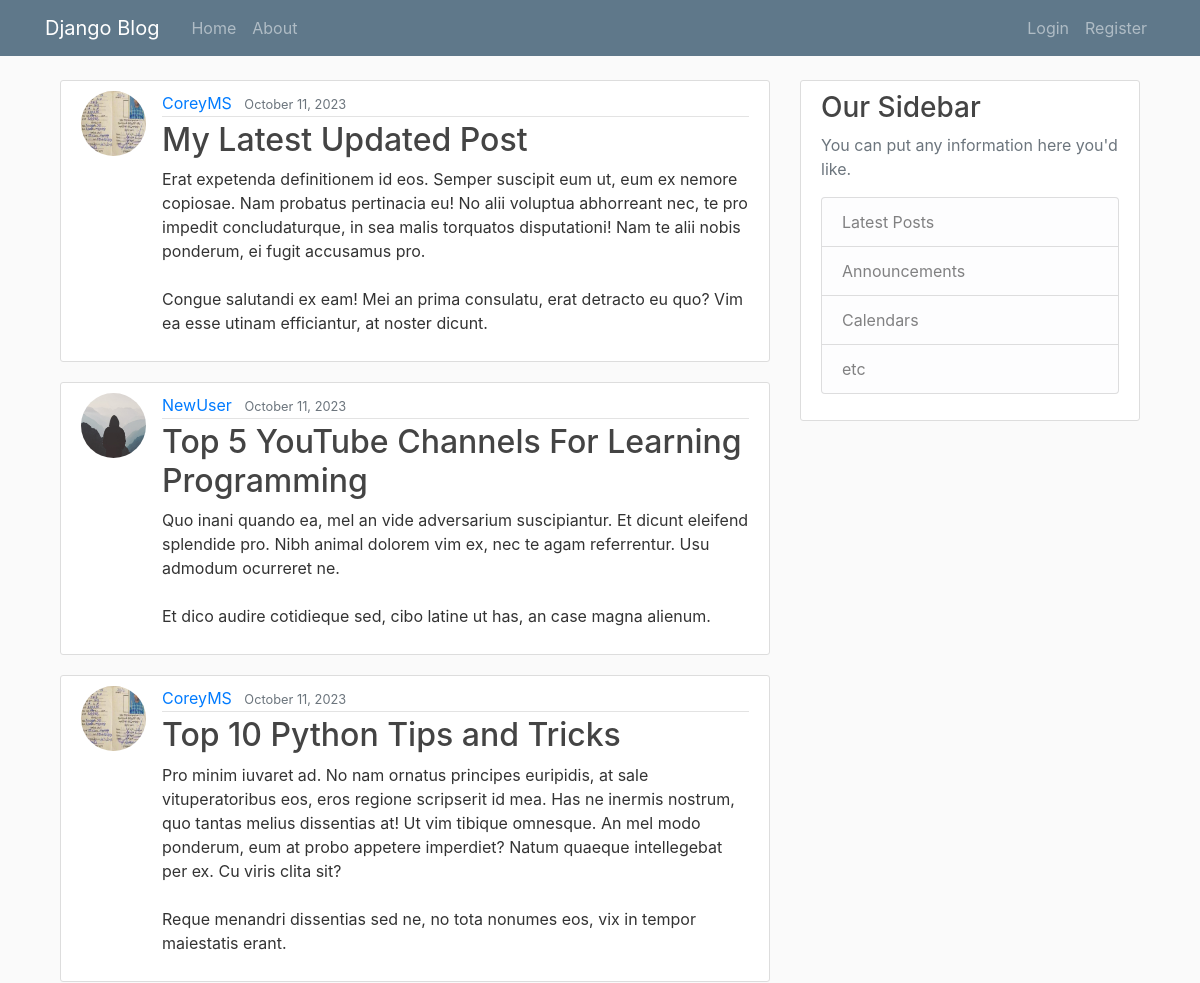
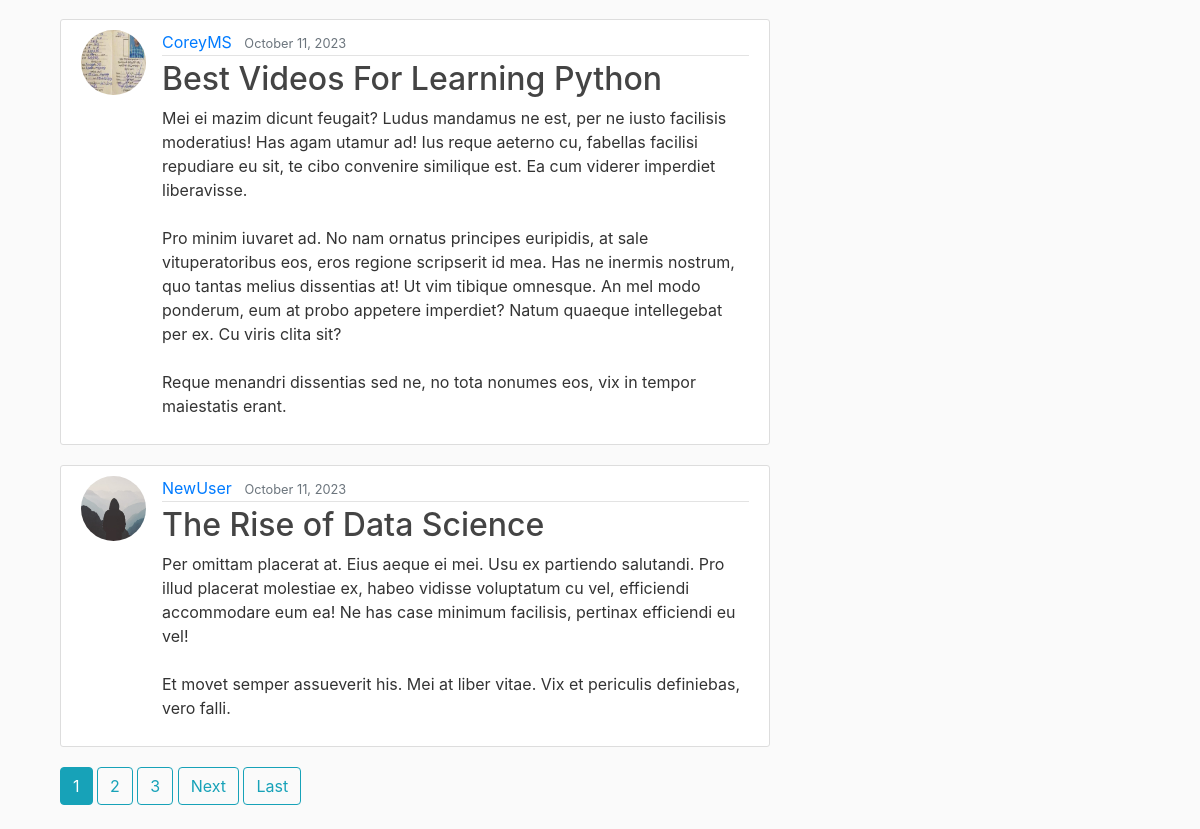
The page / on the database its author committed (2 pictures, top to bottom).
### blog/models.py (models this page shows, shortened)
class Post(models.Model):
    title = models.CharField(max_length=100)
    content = models.TextField()
    date_posted = models.DateTimeField(default=timezone.now)
    author = models.ForeignKey(User, on_delete=models.CASCADE)

### users/models.py (models this page shows, shortened)
class Profile(models.Model):
    user = models.OneToOneField(User,on_delete=models.CASCADE)
    image = models.ImageField(default='default.jpg',upload_to='profile_pics')

### blog/views.py (the view)
# urls.py: path('', PostListView.as_view(), name='blog-home'),
class PostListView(ListView):
    model=Post
    template_name='blog/home.html'
    context_object_name='posts'
    ordering=['-date_posted']
    paginate_by=5

### blog/templates/blog/home.html (shortened to what this page needs)
{% extends "blog/base.html" %}
{% block content %}
    {% for post in posts %}
    <article class="media content-section">
        <img class="rounded-circle article-img" src="{{ post.author.profile.image.url }}" alt="">
        <div class="media-body">
            <div class="article-metadata">
                <a class="mr-2" href="{% url 'user-posts' post.author.username %}">{{ post.author }}</a>
                <small class="text-muted">{{ post.date_posted|date:"F d, Y" }}</small>
            </div>
            <h2><a class="article-title" href="{% url 'post-detail' post.id %}">{{ post.title }}</a></h2>
            <p class="article-content">{{ post.content }}</p>
        </div>
    </article>
    {% endfor %}
    {% if is_paginated %}
        {% for num in page_obj.paginator.page_range %}
            {% if page_obj.number == num %}
                <a class="btn btn-info mb-4" href="?page={{ num }}">{{ num }}</a>
            {% elif num > page_obj.number|add:'-3' and num < page_obj.number|add:'3' %}
                <a class="btn btn-outline-info mb-4" href="?page={{ num }}">{{ num }}</a>
            {% endif %}
        {% endfor %}
        {% if page_obj.has_next %}
            <a class="btn btn-outline-info mb-4" href="?page={{ page_obj.next_page_number }}">Next</a>
            <a class="btn btn-outline-info mb-4" href="?page={{page_obj.paginator.num_pages}}">Last</a>
        {% endif %}
    {% endif %}
{% endblock content%}

### blog/templates/blog/base.html (shortened to what this page needs)
{% load static %}
<!DOCTYPE html>
<html lang="en">
<head>
    <link rel="stylesheet" href="https://cdn.jsdelivr.net/npm/bootstrap@4.0.0/dist/css/bootstrap.min.css"
>
    <link rel="stylesheet" href="{% static 'blog/main.css'%}">
</head>
<body>
    <nav class="navbar navbar-expand-md navbar-dark bg-steel fixed-top">
        <div class="container">
            <a class="navbar-brand mr-4" href="{% url 'blog-home' %}">Django Blog</a>
            <div class="collapse navbar-collapse" id="navbarToggle">
                <div class="navbar-nav mr-auto">
                    <a class="nav-item nav-link" href="{% url 'blog-home' %}">Home</a>
                    <a class="nav-item nav-link" href="{% url 'blog-about' %}">About</a>
                </div>
                <div class="navbar-nav">
                    {% if user.is_authenticated %}
                        <a class="nav-item nav-link" href="{% url 'post-create' %}">New Post</a>
                        <a class="nav-item nav-link" href="{% url 'profile' %}">Profile</a>
                        <a class="nav-item nav-link" href="{% url 'logout' %}">Logout</a>
                    {% else %}
                        <a class="nav-item nav-link" href="{% url 'login' %}">Login</a>
                        <a class="nav-item nav-link" href="{% url 'register' %}">Register</a>
                    {% endif %}
                </div>
            </div>
        </div>
    </nav>
    <div class="container">
        <main role="main" class="container">
            <div class="row">
                <div class="col-md-8">
                    {% block content %}{% endblock %}
                </div>
                <div class="col-md-4">
                    <div class="content-section">
                        <h3>Our Sidebar</h3>
                        <p class='text-muted'>You can put any information here you'd like.
                        <ul class="list-group">
                            <li class="list-group-item list-group-item-light">Latest Posts</li>
                            <li class="list-group-item list-group-item-light">Announcements</li>
                            <li class="list-group-item list-group-item-light">Calendars</li>
                            <li class="list-group-item list-group-item-light">etc</li>
                        </ul>
                        </p>
                    </div>
                </div>
            </div>
        </main>
    </div>
    </body>
</body>
</html>

### blog/static/blog/main.css (style rules this page uses)
body { background: #fafafa; color: #333333; margin-top: 5rem; }
h1, h2, h3, h4, h5, h6 { color: #444444; }
ul { margin: 0; }
.bg-steel { background-color: #5f788a; }
.content-section { background: #ffffff; padding: 10px 20px; border: 1px solid #dddddd; border-radius: 3px; margin-bottom: 20px; }
.article-title { color: #444444; }
.article-content { white-space: pre-line; }
.article-img { height: 65px; width: 65px; margin-right: 16px; }
.article-metadata { padding-bottom: 1px; margin-bottom: 4px; border-bottom: 1px solid #e3e3e3 }

### rows shown on the page
Post: author.profile.image (picture), author "CoreyMS", date_posted "October 11, 2023", title "My Latest Updated Post", content "Erat expetenda definitionem id eos. Semper suscipit eum ut, eum ex nemore copiosae. Nam probatus pertinacia eu! No alii voluptua abhorreant nec, te pro impedit concludaturque, in sea malis torquatos disputationi! Nam te alii nobis ponderum, ei fugit accusamus pro. Congue salutandi ex eam! Mei an prima consulatu, erat detracto eu quo? Vim ea esse utinam efficiantur, at noster dicunt."
Post: author.profile.image (placeholder picture), author "NewUser", date_posted "October 11, 2023", title "Top 5 YouTube Channels For Learning Programming", content "Quo inani quando ea, mel an vide adversarium suscipiantur. Et dicunt eleifend splendide pro. Nibh animal dolorem vim ex, nec te agam referrentur. Usu admodum ocurreret ne. Et dico audire cotidieque sed, cibo latine ut has, an case magna alienum."
Post: author.profile.image (picture), author "CoreyMS", date_posted "October 11, 2023", title "Top 10 Python Tips and Tricks", content "Pro minim iuvaret ad. No nam ornatus principes euripidis, at sale vituperatoribus eos, eros regione scripserit id mea. Has ne inermis nostrum, quo tantas melius dissentias at! Ut vim tibique omnesque. An mel modo ponderum, eum at probo appetere imperdiet? Natum quaeque intellegebat per ex. Cu viris clita sit? Reque menandri dissentias sed ne, no tota nonumes eos, vix in tempor maiestatis erant."
Post: author.profile.image (picture), author "CoreyMS", date_posted "October 11, 2023", title "Best Videos For Learning Python", content "Mei ei mazim dicunt feugait? Ludus mandamus ne est, per ne iusto facilisis moderatius! Has agam utamur ad! Ius reque aeterno cu, fabellas facilisi repudiare eu sit, te cibo convenire similique est. Ea cum viderer imperdiet liberavisse. Pro minim iuvaret ad. No nam ornatus principes euripidis, at sale vituperatoribus eos, eros regione scripserit id mea. Has ne inermis nostrum, quo tantas melius dissentias at! Ut vim tibique omnesque. An mel modo ponderum, eum at probo appetere imperdiet? Natum quaeque intellegebat per ex. Cu viris clita sit? Reque menandri dissentias sed ne, no tota nonumes eos, vix in tempor maiestatis erant."
Post: author.profile.image (placeholder picture), author "NewUser", date_posted "October 11, 2023", title "The Rise of Data Science", content "Per omittam placerat at. Eius aeque ei mei. Usu ex partiendo salutandi. Pro illud placerat molestiae ex, habeo vidisse voluptatum cu vel, efficiendi accommodare eum ea! Ne has case minimum facilisis, pertinax efficiendi eu vel! Et movet semper assueverit his. Mei at liber vitae. Vix et periculis definiebas, vero falli."

### other values the page prints
{{ num }} "1"
{{ num }} "2" "3"
